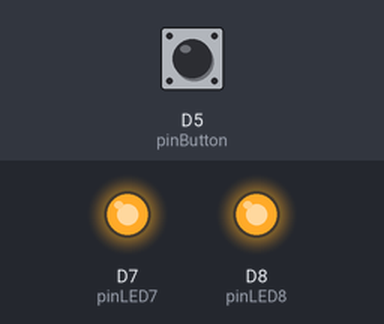
The sketch below on a simulated ESP8266 (Wemos D1 mini). Shown: output pins drawn as LEDs (lit = HIGH). The test bench sets the inputs (shaded band); at power-on: D5 (pinButton) LOW.

Above: at 1.2 s.
1.3 s: D5 (pinButton) pulled HIGH for 3.2 s
At 2.5 s:
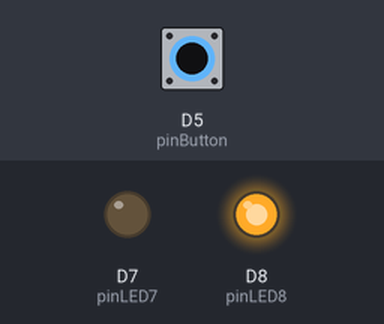
At 3.2 s:
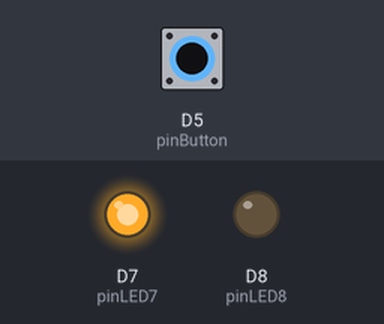
Timing chart, 0 to 6.0 s (numbered marks = the images above; inputs shaded):
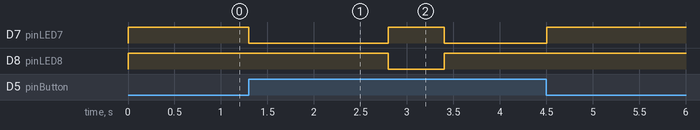

Measured:
- after the input at 1.3 s, D7 (pinLED7): HIGH → LOW at once, → HIGH 1.5 s later, → LOW 0.60 s later, → HIGH 1.1 s later; D8 (pinLED8): HIGH → LOW after 1.5 s, → HIGH 0.60 s later

The sketch:

DIO578_01_Blink.ino
```cpp
//_____DIO578_01_Blink.ino____________________170131-180827_____
// Demo program for DIO578 selfconstruction shield:
// Red LED lights up for 1.5s, green LED 0.5s and so on.
// If button is pressed, both LEDs are on (=> yellow).
// Hardware: WeMos D1 mini
//           DIO578_Shield with 2 LEDs at D7 (green), D8 (red)
//                         and 1 Button at D5
// Created by Karl Hartinger, August 27, 2018
// Last modified: -
// Released into the public domain.

const int pinButton=D5;
const int pinLED7=D7;
const int pinLED8=D8;
const int statemax=20;
const int statedelay=100;
int   state=0;

void setup() {
 pinMode(pinButton, INPUT);
 pinMode(pinLED7, OUTPUT);
 pinMode(pinLED8, OUTPUT);
}

void loop()
{
 int in1_;
 in1_= digitalRead(pinButton);
 if(in1_)
 {
  if(state<15)
  { //-----red LED lights up------------------------------------
   digitalWrite(pinLED8, 1);
   digitalWrite(pinLED7, 0);
  }
  else
  { //-----green LED lights up----------------------------------
   digitalWrite(pinLED7, 1);
   digitalWrite(pinLED8, 0);
  }
  state++;
  if(state>statemax) state=0;
 }
 else
  { //-----both LEDs light up, no change of state number--------
  digitalWrite(pinLED7, 1);
  digitalWrite(pinLED8, 1);
 }
 delay(statedelay);
}
```
